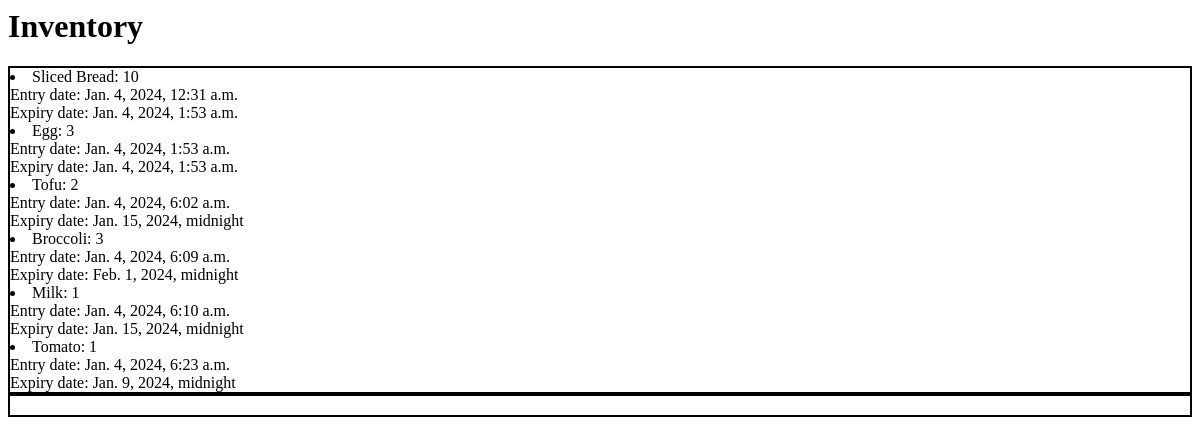
Page /inventory/inventory/ on the earlier database version.
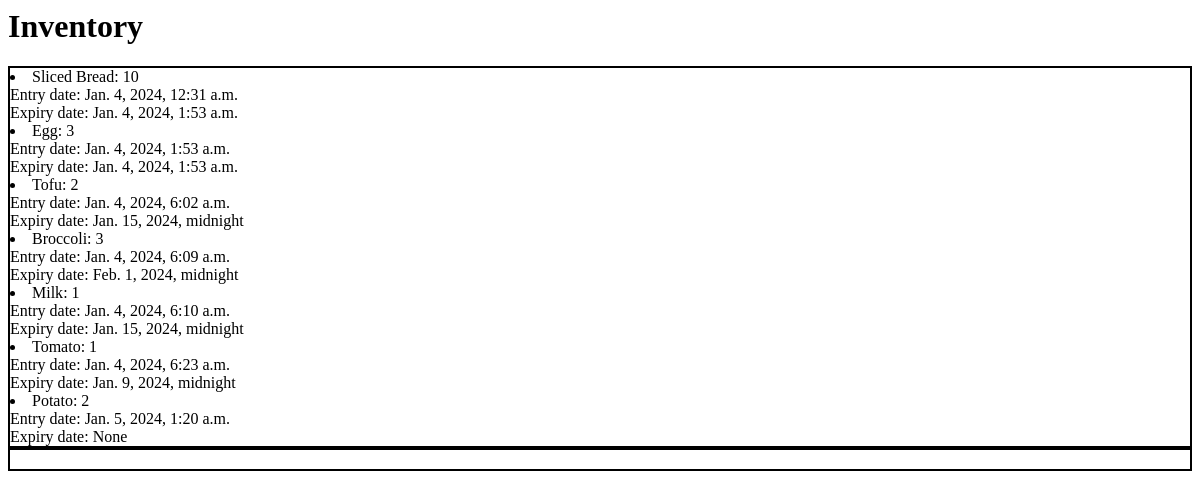
Same page on the later database version.
### inventory/models.py (models this page shows, shortened)
class Inventory(models.Model):
    name = models.CharField(max_length=30)
    quantity = models.IntegerField()
    entry_date = models.DateTimeField(auto_now_add=True)
    expiry_date = models.DateTimeField(blank=True,null=True)

### inventory/views.py (the view)
# urls.py: path("inventory/", InventoryListView.as_view(), name="inventory-list"),
class InventoryListView(ListView):
    model = Inventory
    paginate_by = 20
    template_name = 'inventory_list.html'
    def get_context_data(self, **kwargs):
        context = super().get_context_data(**kwargs)
        context["now"] = timezone.now()
        return context

### templates/inventory_list.html (shortened to what this page needs)
<h1>Inventory</h1>
<u1>
    <div style="border: 2px solid #000;">
{% for inventory in object_list %}
    <li> {{inventory.name.title}}: {{inventory.quantity}}
        <br>Entry date: {{inventory.entry_date}}
        <br>Expiry date: {{inventory.expiry_date}}
    </li>
{% empty %}
    <li>No inventory yet.</li>
{% endfor %}
    </div>
</u1>
<f1>
    <div style="border: 2px solid #000;">
    </div>
</f1>

Differences in the rows shown:
added Inventory: name "Potato", quantity "2", entry_date "Jan. 5, 2024, 1:20 a.m.", expiry_date "None"
